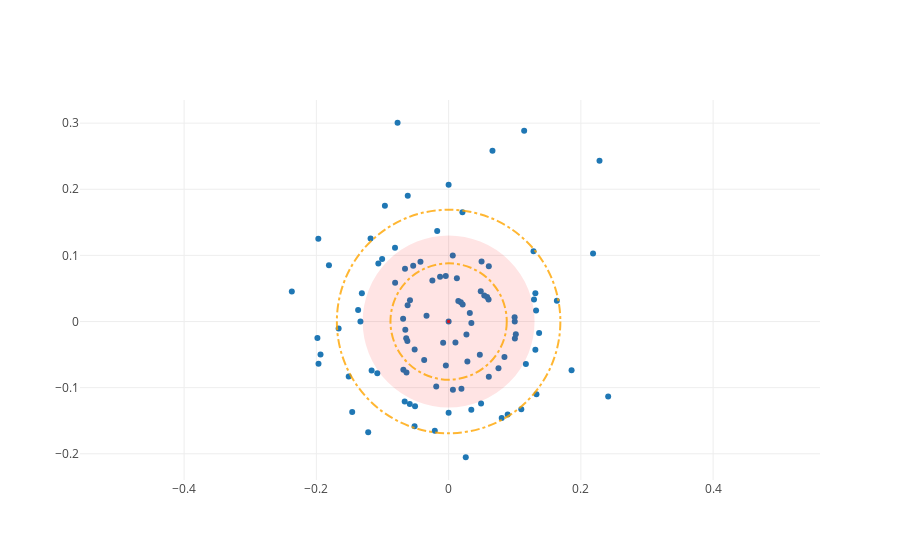

Notebook source saved alongside this figure:
### Code cell
# visualize cross validation accuracy
fig = {
    'data': [score_trace],
    'layout': cross_validation_layout
}

iplot(fig, show_link=False)
